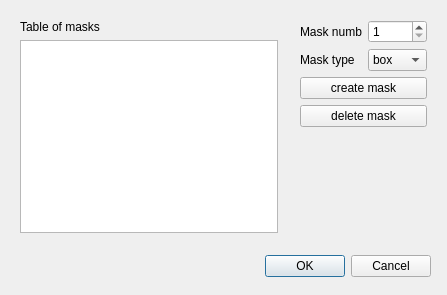
<?xml version="1.0" encoding="UTF-8"?>
<ui version="4.0">
 <class>Dialog</class>
 <widget class="QDialog" name="Dialog">
  <property name="geometry">
   <rect>
    <x>0</x>
    <y>0</y>
    <width>447</width>
    <height>295</height>
   </rect>
  </property>
  <property name="windowTitle">
   <string>Dialog</string>
  </property>
  <widget class="QDialogButtonBox" name="buttonBox">
   <property name="geometry">
    <rect>
     <x>20</x>
     <y>250</y>
     <width>411</width>
     <height>32</height>
    </rect>
   </property>
   <property name="orientation">
    <enum>Qt::Horizontal</enum>
   </property>
   <property name="standardButtons">
    <set>QDialogButtonBox::Cancel|QDialogButtonBox::Ok</set>
   </property>
  </widget>
  <widget class="QWidget" name="">
   <property name="geometry">
    <rect>
     <x>300</x>
     <y>20</y>
     <width>127</width>
     <height>110</height>
    </rect>
   </property>
   <layout class="QVBoxLayout" name="verticalLayout_3">
    <item>
     <layout class="QHBoxLayout" name="horizontalLayout">
      <item>
       <layout class="QVBoxLayout" name="verticalLayout_2">
        <item>
         <widget class="QLabel" name="label_3">
          <property name="text">
           <string>Mask number</string>
          </property>
         </widget>
        </item>
        <item>
         <widget class="QLabel" name="label_2">
          <property name="text">
           <string>Mask type</string>
          </property>
         </widget>
        </item>
       </layout>
      </item>
      <item>
       <layout class="QVBoxLayout" name="verticalLayout">
        <item>
         <widget class="QSpinBox" name="spinBox">
          <property name="minimum">
           <number>1</number>
          </property>
         </widget>
        </item>
        <item>
         <widget class="QComboBox" name="comboBox">
          <item>
           <property name="text">
            <string>box</string>
           </property>
          </item>
          <item>
           <property name="text">
            <string>circle</string>
           </property>
          </item>
         </widget>
        </item>
       </layout>
      </item>
     </layout>
    </item>
    <item>
     <widget class="QPushButton" name="pushButton">
      <property name="text">
       <string>create mask</string>
      </property>
     </widget>
    </item>
    <item>
     <widget class="QPushButton" name="pushButton_2">
      <property name="text">
       <string>delete mask</string>
      </property>
     </widget>
    </item>
   </layout>
  </widget>
  <widget class="QWidget" name="">
   <property name="geometry">
    <rect>
     <x>20</x>
     <y>20</y>
     <width>258</width>
     <height>213</height>
    </rect>
   </property>
   <layout class="QVBoxLayout" name="verticalLayout_4">
    <item>
     <widget class="QLabel" name="label">
      <property name="text">
       <string>Table of masks</string>
      </property>
     </widget>
    </item>
    <item>
     <widget class="QTableWidget" name="tableWidget">
      <property name="rowCount">
       <number>0</number>
      </property>
      <property name="columnCount">
       <number>0</number>
      </property>
     </widget>
    </item>
   </layout>
  </widget>
 </widget>
 <resources/>
 <connections>
  <connection>
   <sender>buttonBox</sender>
   <signal>accepted()</signal>
   <receiver>Dialog</receiver>
   <slot>accept()</slot>
   <hints>
    <hint type="sourcelabel">
     <x>248</x>
     <y>254</y>
    </hint>
    <hint type="destinationlabel">
     <x>157</x>
     <y>274</y>
    </hint>
   </hints>
  </connection>
  <connection>
   <sender>buttonBox</sender>
   <signal>rejected()</signal>
   <receiver>Dialog</receiver>
   <slot>reject()</slot>
   <hints>
    <hint type="sourcelabel">
     <x>316</x>
     <y>260</y>
    </hint>
    <hint type="destinationlabel">
     <x>286</x>
     <y>274</y>
    </hint>
   </hints>
  </connection>
 </connections>
</ui>
